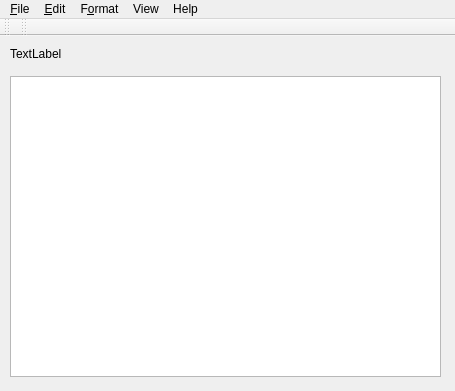
<?xml version="1.0" encoding="UTF-8"?>
<ui version="4.0">
 <class>MainWindow</class>
 <widget class="QMainWindow" name="MainWindow">
  <property name="geometry">
   <rect>
    <x>0</x>
    <y>0</y>
    <width>455</width>
    <height>391</height>
   </rect>
  </property>
  <property name="sizePolicy">
   <sizepolicy hsizetype="Maximum" vsizetype="Maximum">
    <horstretch>0</horstretch>
    <verstretch>0</verstretch>
   </sizepolicy>
  </property>
  <property name="windowTitle">
   <string>Notepad</string>
  </property>
  <widget class="QWidget" name="centralWidget">
   <widget class="QPlainTextEdit" name="plainTextEdit">
    <property name="geometry">
     <rect>
      <x>10</x>
      <y>40</y>
      <width>431</width>
      <height>301</height>
     </rect>
    </property>
    <property name="lineWrapMode">
     <enum>QPlainTextEdit::NoWrap</enum>
    </property>
   </widget>
   <widget class="QLabel" name="label">
    <property name="geometry">
     <rect>
      <x>10</x>
      <y>10</y>
      <width>57</width>
      <height>15</height>
     </rect>
    </property>
    <property name="text">
     <string>TextLabel</string>
    </property>
   </widget>
  </widget>
  <widget class="QMenuBar" name="menuBar">
   <property name="geometry">
    <rect>
     <x>0</x>
     <y>0</y>
     <width>455</width>
     <height>20</height>
    </rect>
   </property>
   <widget class="QMenu" name="menu_File">
    <property name="title">
     <string>&amp;File</string>
    </property>
    <addaction name="action_New"/>
    <addaction name="action_Open"/>
    <addaction name="action_Save"/>
    <addaction name="actionSave_As"/>
    <addaction name="separator"/>
    <addaction name="action_Print"/>
    <addaction name="separator"/>
    <addaction name="action_Exit"/>
   </widget>
   <widget class="QMenu" name="menu_Edit">
    <property name="title">
     <string>&amp;Edit</string>
    </property>
    <addaction name="action_Undo"/>
    <addaction name="actionRe_do"/>
    <addaction name="separator"/>
    <addaction name="action_Cut"/>
    <addaction name="actionC_opy"/>
    <addaction name="action_Paste"/>
    <addaction name="separator"/>
    <addaction name="action_Find"/>
    <addaction name="actionFInd_Next"/>
    <addaction name="action_Replace"/>
    <addaction name="action_Go_to"/>
    <addaction name="separator"/>
    <addaction name="action_Select_A"/>
   </widget>
   <widget class="QMenu" name="menuF_ormat">
    <property name="title">
     <string>F&amp;ormat</string>
    </property>
    <addaction name="action_Word_Wrap"/>
    <addaction name="action_Font"/>
   </widget>
   <widget class="QMenu" name="menuHelp">
    <property name="title">
     <string>Help</string>
    </property>
    <addaction name="action_View_Help"/>
    <addaction name="action_About"/>
   </widget>
   <widget class="QMenu" name="menuView">
    <property name="title">
     <string>View</string>
    </property>
    <addaction name="action_Status_Bar"/>
   </widget>
   <addaction name="menu_File"/>
   <addaction name="menu_Edit"/>
   <addaction name="menuF_ormat"/>
   <addaction name="menuView"/>
   <addaction name="menuHelp"/>
  </widget>
  <widget class="QToolBar" name="mainToolBar">
   <attribute name="toolBarArea">
    <enum>TopToolBarArea</enum>
   </attribute>
   <attribute name="toolBarBreak">
    <bool>false</bool>
   </attribute>
  </widget>
  <widget class="QToolBar" name="toolBar">
   <property name="windowTitle">
    <string>toolBar</string>
   </property>
   <attribute name="toolBarArea">
    <enum>TopToolBarArea</enum>
   </attribute>
   <attribute name="toolBarBreak">
    <bool>false</bool>
   </attribute>
  </widget>
  <action name="action_New">
   <property name="enabled">
    <bool>true</bool>
   </property>
   <property name="text">
    <string>&amp;New</string>
   </property>
   <property name="shortcut">
    <string>Ctrl+N</string>
   </property>
  </action>
  <action name="action_Open">
   <property name="text">
    <string>&amp;Open</string>
   </property>
   <property name="shortcut">
    <string>Ctrl+O</string>
   </property>
  </action>
  <action name="action_Save">
   <property name="text">
    <string>&amp;Save</string>
   </property>
   <property name="shortcut">
    <string>Ctrl+S</string>
   </property>
  </action>
  <action name="actionSave_As">
   <property name="text">
    <string>Save &amp;As</string>
   </property>
   <property name="shortcut">
    <string>Ctrl+Shift+S</string>
   </property>
  </action>
  <action name="action_Print">
   <property name="text">
    <string>&amp;Print</string>
   </property>
   <property name="shortcut">
    <string>Ctrl+P</string>
   </property>
  </action>
  <action name="action_Exit">
   <property name="text">
    <string>&amp;Exit</string>
   </property>
   <property name="shortcut">
    <string>Ctrl+Q</string>
   </property>
  </action>
  <action name="action_Undo">
   <property name="enabled">
    <bool>false</bool>
   </property>
   <property name="text">
    <string>&amp;Undo</string>
   </property>
   <property name="shortcut">
    <string>Ctrl+Z</string>
   </property>
  </action>
  <action name="action_Cut">
   <property name="enabled">
    <bool>false</bool>
   </property>
   <property name="text">
    <string>Cu&amp;t</string>
   </property>
   <property name="shortcut">
    <string>Ctrl+X</string>
   </property>
  </action>
  <action name="actionC_opy">
   <property name="enabled">
    <bool>false</bool>
   </property>
   <property name="text">
    <string>&amp;Copy</string>
   </property>
   <property name="shortcut">
    <string>Ctrl+C</string>
   </property>
  </action>
  <action name="action_Paste">
   <property name="text">
    <string>&amp;Paste</string>
   </property>
   <property name="shortcut">
    <string>Ctrl+V</string>
   </property>
  </action>
  <action name="action_Delete">
   <property name="enabled">
    <bool>false</bool>
   </property>
   <property name="text">
    <string>&amp;Delete</string>
   </property>
   <property name="shortcut">
    <string>Del</string>
   </property>
  </action>
  <action name="action_Find">
   <property name="text">
    <string>&amp;Find...</string>
   </property>
   <property name="shortcut">
    <string>Ctrl+F</string>
   </property>
  </action>
  <action name="actionFInd_Next">
   <property name="text">
    <string>FInd &amp;Next</string>
   </property>
   <property name="shortcut">
    <string>Ctrl+Shift+F</string>
   </property>
  </action>
  <action name="action_Replace">
   <property name="text">
    <string>&amp;Replace</string>
   </property>
   <property name="shortcut">
    <string>Ctrl+R</string>
   </property>
  </action>
  <action name="action_Go_to">
   <property name="text">
    <string>&amp;Go to</string>
   </property>
  </action>
  <action name="action_Select_A">
   <property name="text">
    <string>&amp;Select All</string>
   </property>
   <property name="shortcut">
    <string>Ctrl+A</string>
   </property>
  </action>
  <action name="action_Word_Wrap">
   <property name="checkable">
    <bool>true</bool>
   </property>
   <property name="text">
    <string>&amp;Word Wrap</string>
   </property>
  </action>
  <action name="action_Font">
   <property name="text">
    <string>&amp;Font</string>
   </property>
  </action>
  <action name="action_About">
   <property name="text">
    <string>&amp;About</string>
   </property>
  </action>
  <action name="action_View_Help">
   <property name="text">
    <string>&amp;View Help</string>
   </property>
   <property name="shortcut">
    <string>F1</string>
   </property>
  </action>
  <action name="action_Status_Bar">
   <property name="checkable">
    <bool>true</bool>
   </property>
   <property name="text">
    <string>&amp;Status Bar</string>
   </property>
  </action>
  <action name="actionRe_do">
   <property name="enabled">
    <bool>false</bool>
   </property>
   <property name="text">
    <string>Re&amp;do</string>
   </property>
   <property name="shortcut">
    <string>Ctrl+Shift+Z</string>
   </property>
  </action>
 </widget>
 <layoutdefault spacing="6" margin="11"/>
 <resources/>
 <connections/>
</ui>
